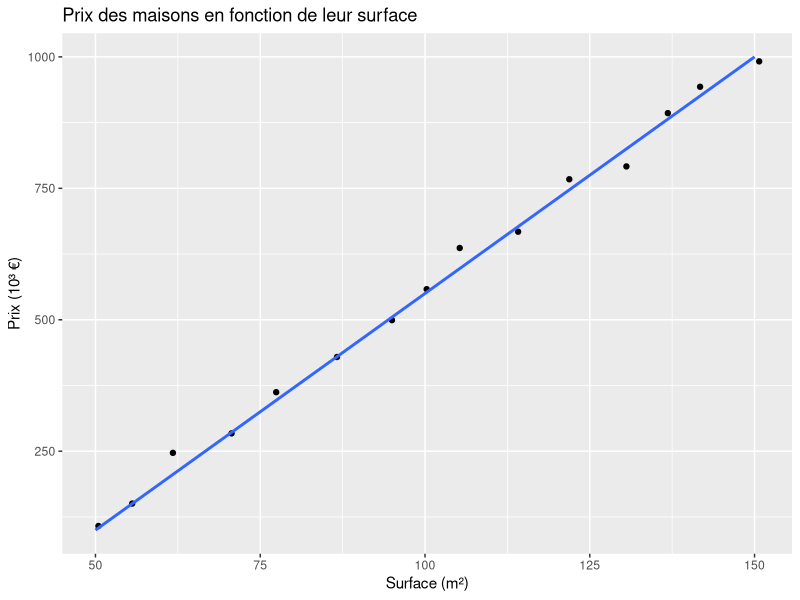
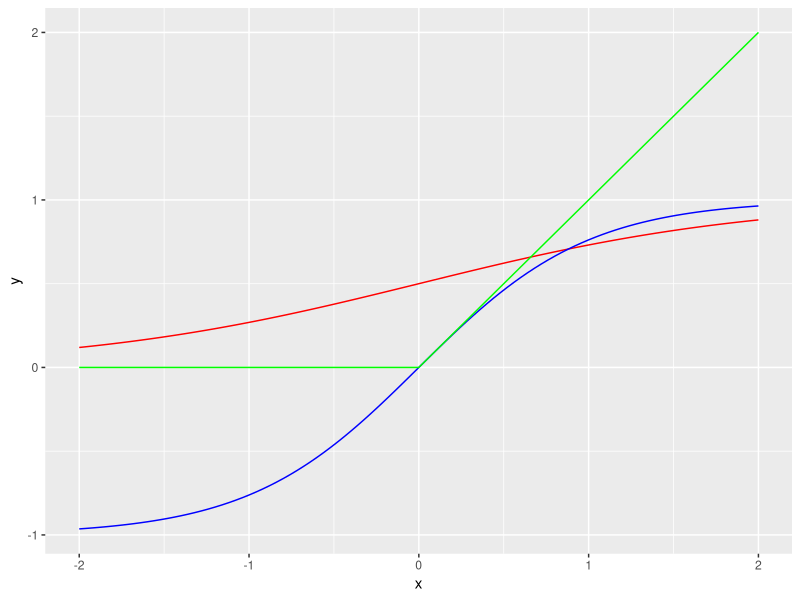
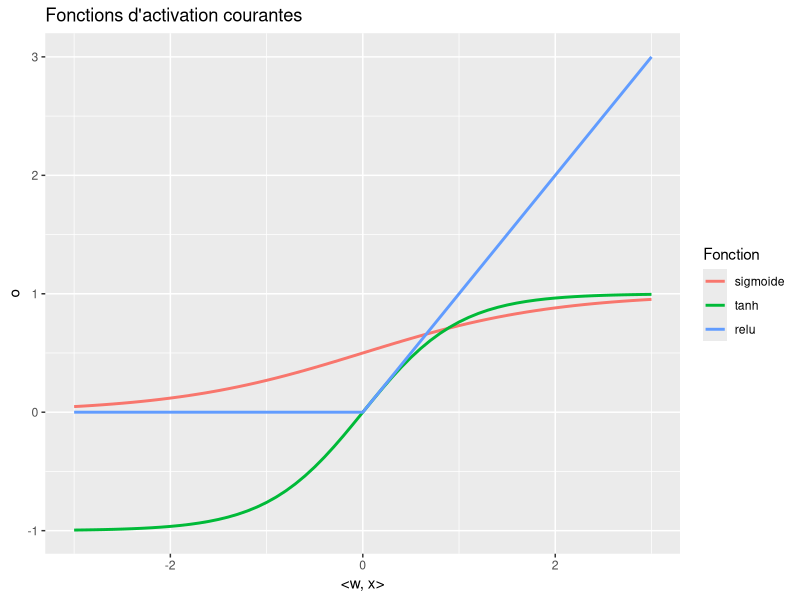
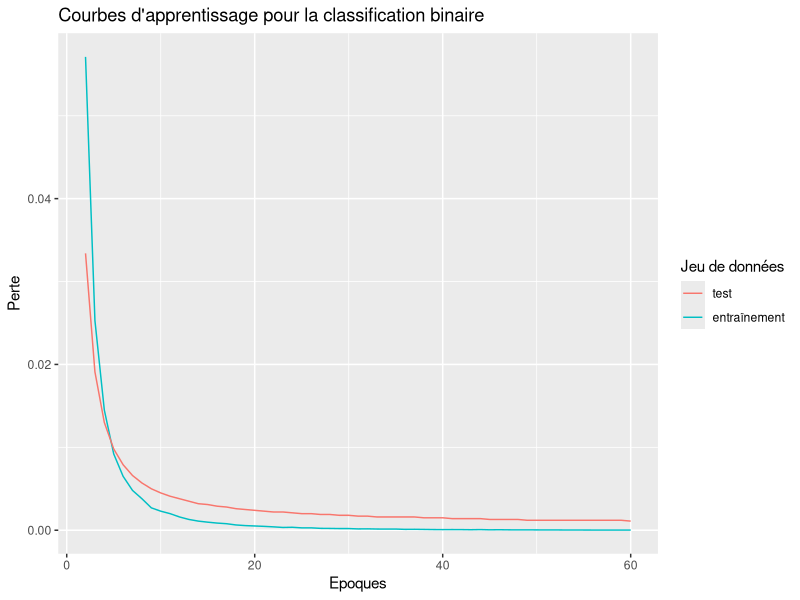
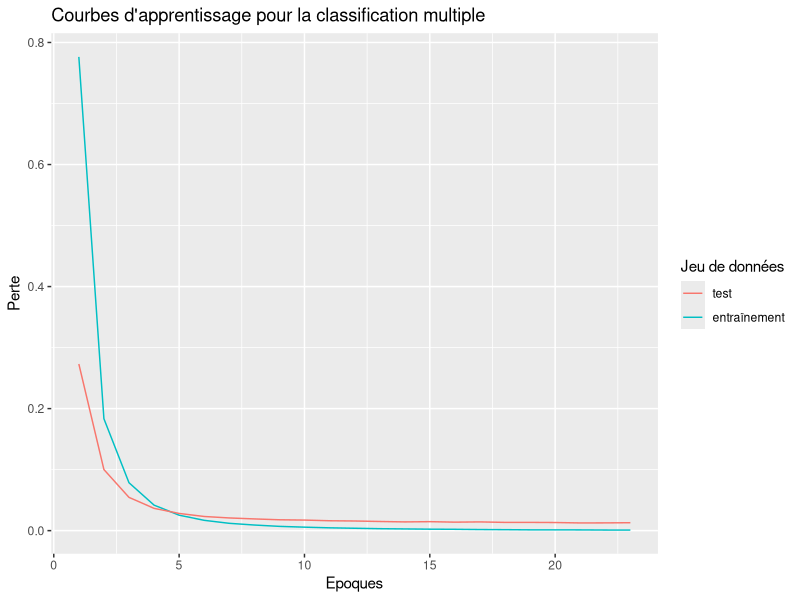
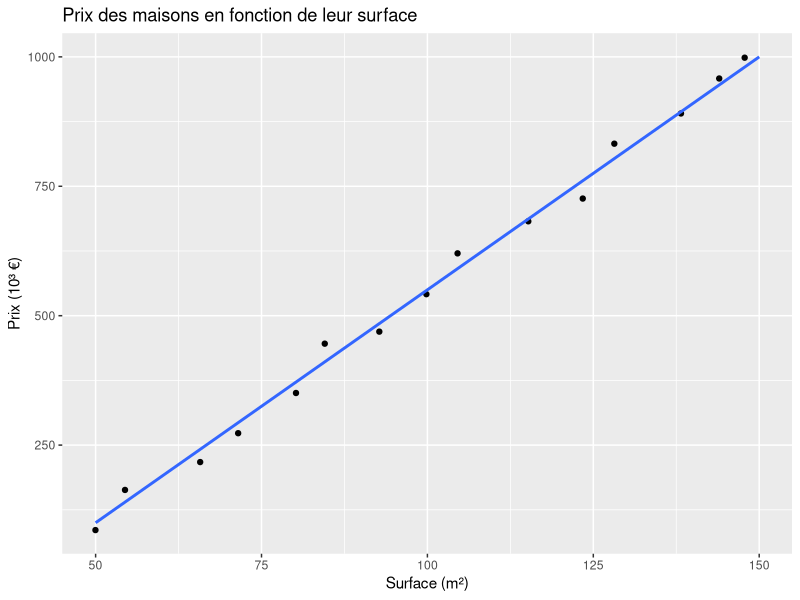
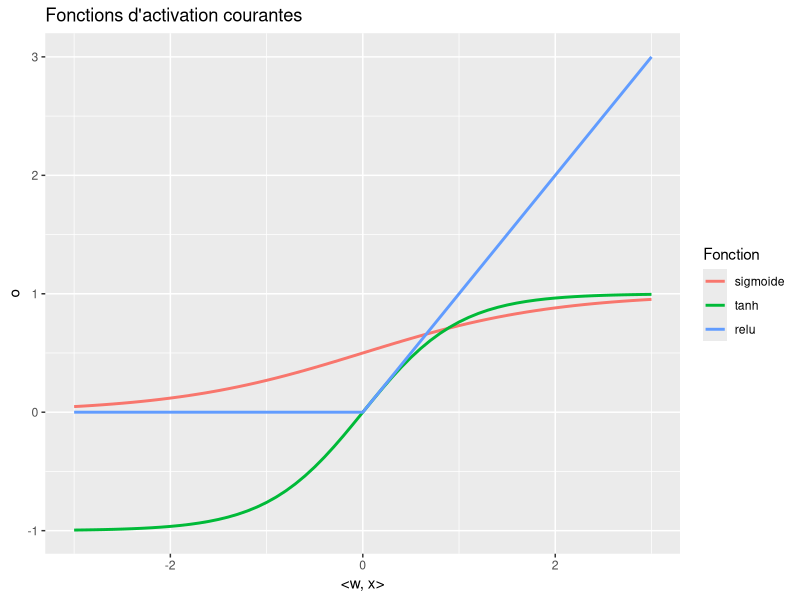
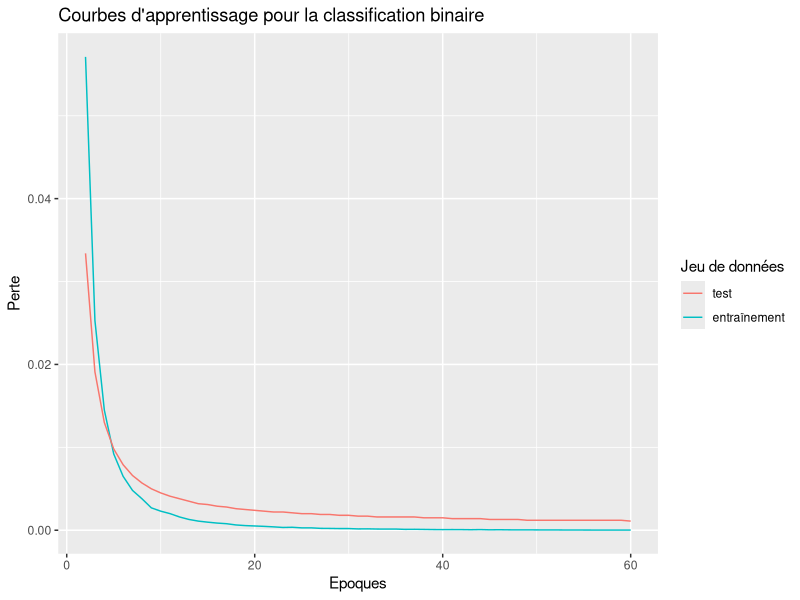

These charts were generated, in order, by the following R code:
## ---- chunk 1
knitr::opts_chunk$set(echo = TRUE)

library(dplyr)
library(ggplot2)
library(reshape2)
## ---- chunk 2
id_fig = 0
## ---- chunk 3
prix = tibble(surface = seq(from = 50, to = 150, length.out = 15), prix = seq(from = 100, to = 1000, length.out = 15))
## ---- chunk 4
prix %>%
  ggplot(mapping = aes(x = surface, y = prix)) +
  geom_jitter() +
  geom_smooth(method = "lm", se = FALSE) +
  labs(title = "Prix des maisons en fonction de leur surface", x = "Surface (m²)", y = "Prix (10³ €)")

ggsave(filename = paste("figure_", id_fig, ".png", sep = ""), width = 15, height = 8)
id_fig = id_fig + 1
## ---- chunk 5
ggplot(data.frame(x = c(-2, 2)), aes(x)) +
  stat_function(fun = function(x) {return (1/(1 + exp(-x)))}, color = "red") +
  stat_function(fun = tanh, color = "blue") +
  stat_function(fun = function(x) sapply(x, function(z) max(0,z)), color = "green")
## ---- chunk 6
relu <- function(x) sapply(x, function(z) max(0,z))
sigmoide <- function(x) (1/(1 + exp(-x)))

x <- seq(from = -3, to = 3, by = 0.1)

fits <- data.frame(x=x, sigmoide = sigmoide(x), tanh = tanh(x), relu = relu(x))
long <- melt(fits, id.vars="x")

ggplot(data=long, aes(x=x, y=value, group=variable, colour=variable))+
  geom_line(size=1) +
  labs(title = "Fonctions d'activation courantes", color = "Fonction", x = "<w, x>", y = "o")

ggsave(filename = paste("figure_", id_fig, ".png", sep = ""), width = 15, height = 8)
id_fig = id_fig + 1
## ---- chunk 7
# drelu <- function(x) sapply(x, function(z) as.numeric(z > 0))
# dtanh <- function(x) 1 - (tanh(x))^2
# 
# fits <- data.frame(x=x, sigmoide = sigmoide(x), tanh = tanh(x), relu = relu(x))
# long <- melt(fits, id.vars="x")
# 
# ggplot(data=long, aes(x=x, y=value, group=variable, colour=variable))+
#   geom_line(size=1) +
#   labs(title = "Fonctions d'activation courantes", color = "Fonction", y = "")
# 
# ggsave(filename = paste("figure_", id_fig, ".png", sep = ""), width = 15, height = 8)
# id_fig = id_fig + 1
## ---- chunk 8
class_bin = read.csv(file = "auteurs_class_bin_perf.csv", header = TRUE, sep = ";")
## ---- chunk 9
class_bin %>% filter(perte < 0.1) %>%
	ggplot() +
	geom_line(mapping = aes(x = epoque, y = perte, color = "red")) +
	geom_line(mapping = aes(x = epoque, y = test_perte, color = "blue"))  +
	labs(title = "Courbes d'apprentissage pour la classification binaire", x = "Epoques", y = "Perte", color = "Jeu de données") +
	scale_color_hue(labels = c("test", "entraînement"))

ggsave(filename = paste("figure_", id_fig, ".png", sep = ""), width = 15, height = 8)
id_fig = id_fig + 1
## ---- chunk 10
class_mult = read.csv(file = "auteurs_class_mult_perf.csv", header = TRUE, sep = ";")
## ---- chunk 11
class_mult %>%
	ggplot() +
	geom_line(mapping = aes(x = epoque, y = cout, color = "red")) +
	geom_line(mapping = aes(x = epoque, y = test_cout, color = "blue"))  +
	labs(title = "Courbes d'apprentissage pour la classification multiple", x = "Epoques", y = "Perte", color = "Jeu de données") +
	scale_color_hue(labels = c("test", "entraînement"))

ggsave(filename = paste("figure_", id_fig, ".png", sep = ""), width = 15, height = 8)
id_fig = id_fig + 1
